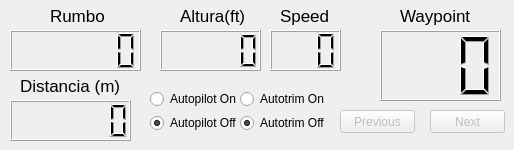
      <widget class="QWidget" name="tab_4">
       <attribute name="title">
        <string>FMS</string>
       </attribute>
       <widget class="QLCDNumber" name="lcdFMSRumbo">
        <property name="geometry">
         <rect>
          <x>10</x>
          <y>30</y>
          <width>131</width>
          <height>41</height>
         </rect>
        </property>
        <property name="digitCount">
         <number>6</number>
        </property>
        <property name="value" stdset="0">
         <double>0.000000000000000</double>
        </property>
        <property name="intValue" stdset="0">
         <number>0</number>
        </property>
       </widget>
       <widget class="QLabel" name="label_51">
        <property name="geometry">
         <rect>
          <x>50</x>
          <y>0</y>
          <width>61</width>
          <height>31</height>
         </rect>
        </property>
        <property name="font">
         <font>
          <pointsize>13</pointsize>
         </font>
        </property>
        <property name="text">
         <string>Rumbo</string>
        </property>
       </widget>
       <widget class="QLabel" name="label_52">
        <property name="geometry">
         <rect>
          <x>180</x>
          <y>0</y>
          <width>71</width>
          <height>31</height>
         </rect>
        </property>
        <property name="font">
         <font>
          <pointsize>13</pointsize>
         </font>
        </property>
        <property name="text">
         <string>Altura(ft)</string>
        </property>
       </widget>
       <widget class="QLabel" name="label_53">
        <property name="geometry">
         <rect>
          <x>280</x>
          <y>0</y>
          <width>51</width>
          <height>31</height>
         </rect>
        </property>
        <property name="font">
         <font>
          <pointsize>13</pointsize>
         </font>
        </property>
        <property name="text">
         <string>Speed</string>
        </property>
       </widget>
       <widget class="QLabel" name="label_54">
        <property name="geometry">
         <rect>
          <x>20</x>
          <y>70</y>
          <width>111</width>
          <height>31</height>
         </rect>
        </property>
        <property name="font">
         <font>
          <pointsize>13</pointsize>
         </font>
        </property>
        <property name="text">
         <string>Distancia (m)</string>
        </property>
       </widget>
       <widget class="QLabel" name="label_55">
        <property name="geometry">
         <rect>
          <x>400</x>
          <y>0</y>
          <width>71</width>
          <height>31</height>
         </rect>
        </property>
        <property name="font">
         <font>
          <pointsize>13</pointsize>
         </font>
        </property>
        <property name="text">
         <string>Waypoint</string>
        </property>
       </widget>
       <widget class="QLCDNumber" name="lcdFMSAltura">
        <property name="geometry">
         <rect>
          <x>160</x>
          <y>30</y>
          <width>101</width>
          <height>41</height>
         </rect>
        </property>
        <property name="digitCount">
         <number>5</number>
        </property>
        <property name="intValue" stdset="0">
         <number>0</number>
        </property>
       </widget>
       <widget class="QLCDNumber" name="lcdFMSSpeed">
        <property name="geometry">
         <rect>
          <x>270</x>
          <y>30</y>
          <width>71</width>
          <height>41</height>
         </rect>
        </property>
        <property name="digitCount">
         <number>3</number>
        </property>
        <property name="intValue" stdset="0">
         <number>0</number>
        </property>
       </widget>
       <widget class="QLCDNumber" name="lcdFMSDistancia">
        <property name="geometry">
         <rect>
          <x>10</x>
          <y>100</y>
          <width>121</width>
          <height>41</height>
         </rect>
        </property>
        <property name="digitCount">
         <number>6</number>
        </property>
        <property name="intValue" stdset="0">
         <number>0</number>
        </property>
       </widget>
       <widget class="QLCDNumber" name="lcdFMSWaypoint">
        <property name="geometry">
         <rect>
          <x>380</x>
          <y>30</y>
          <width>121</width>
          <height>71</height>
         </rect>
        </property>
        <property name="digitCount">
         <number>3</number>
        </property>
       </widget>
       <widget class="QPushButton" name="pushButtonFMSPrevious">
        <property name="enabled">
         <bool>false</bool>
        </property>
        <property name="geometry">
         <rect>
          <x>340</x>
          <y>110</y>
          <width>75</width>
          <height>23</height>
         </rect>
        </property>
        <property name="text">
         <string>Previous</string>
        </property>
       </widget>
       <widget class="QPushButton" name="pushButtonFMSNext">
        <property name="enabled">
         <bool>false</bool>
        </property>
        <property name="geometry">
         <rect>
          <x>430</x>
          <y>110</y>
          <width>75</width>
          <height>23</height>
         </rect>
        </property>
        <property name="text">
         <string>Next</string>
        </property>
       </widget>
       <widget class="QWidget" name="layoutWidget_9">
        <property name="geometry">
         <rect>
          <x>150</x>
          <y>90</y>
          <width>87</width>
          <height>42</height>
         </rect>
        </property>
        <layout class="QVBoxLayout" name="verticalLayout_16">
         <item>
          <widget class="QRadioButton" name="radioButtonAutopilotRCOn">
           <property name="text">
            <string>Autopilot On</string>
           </property>
          </widget>
         </item>
         <item>
          <widget class="QRadioButton" name="radioButtonAutopilotRCOff">
           <property name="text">
            <string>Autopilot Off</string>
           </property>
           <property name="checked">
            <bool>true</bool>
           </property>
          </widget>
         </item>
        </layout>
       </widget>
       <widget class="QWidget" name="layoutWidget_10">
        <property name="geometry">
         <rect>
          <x>240</x>
          <y>90</y>
          <width>85</width>
          <height>42</height>
         </rect>
        </property>
        <layout class="QVBoxLayout" name="verticalLayout_17">
         <item>
          <widget class="QRadioButton" name="radioButtonAutotrimRCOn">
           <property name="text">
            <string>Autotrim On</string>
           </property>
           <property name="checked">
            <bool>false</bool>
           </property>
          </widget>
         </item>
         <item>
          <widget class="QRadioButton" name="radioButtonAutotrimRCOff">
           <property name="text">
            <string>Autotrim Off</string>
           </property>
           <property name="checked">
            <bool>true</bool>
           </property>
          </widget>
         </item>
        </layout>
       </widget>
      </widget>
